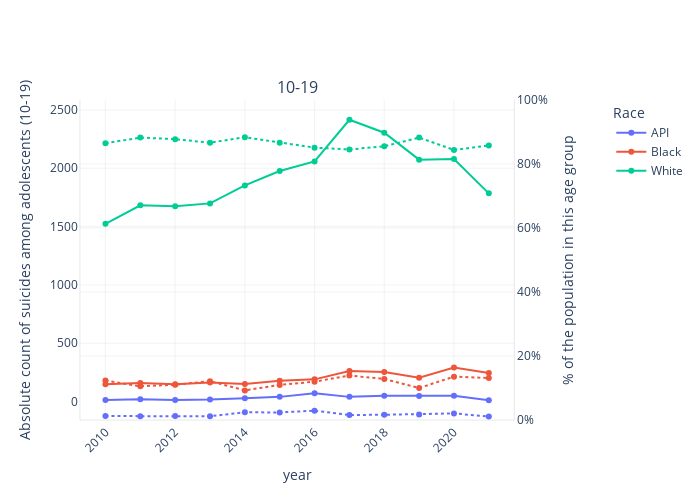
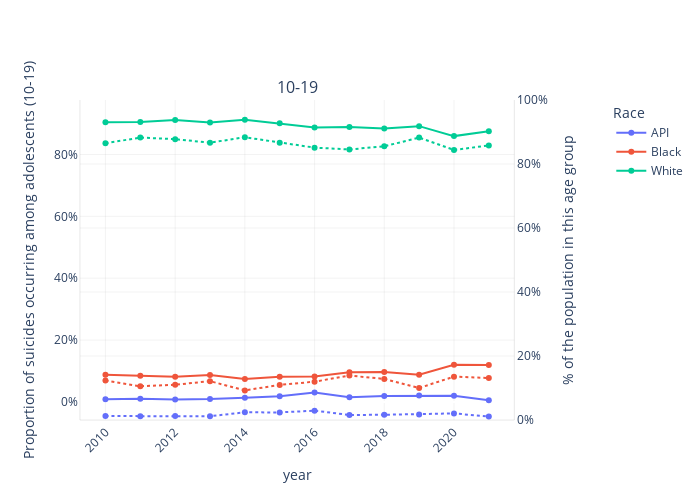

Notebook cell for these charts, in order:
### Markdown cell above
### By race

### Code cell
plot_params = {"x": "year",
               "color": "race",
               "by": "age_strat",
               "scatter": False,
               "rows": 1,
               "data_slice": {"age_strat": "10-19"},
               "second_y": {"secondary_y": True,
                            "y": "pop_share",
                            "line_param": {"dash": "dot"}}}
kwargs = {"secondary_range": [0, 100],
          "secondary_ticksuffix": "%",
          "hide_title": True,
          "second_y_title_text": "% of the population in this age group",
          "legend_text": "Race"}

plot_params["y"] = "deaths"
kwargs["y_title_text"] = "Absolute count of suicides among adolescents (10-19)"
kwargs["plot_filename"] = f"adolescents_{plot_params['color']}_{plot_params['y']}"
plot_params.update(kwargs)

sd.plot(**plot_params
    )

plot_params["y"] = "suicide_proportion"
kwargs["y_title_text"] = "Proportion of suicides occurring among adolescents (10-19)"
kwargs["plot_filename"] = f"adolescents_{plot_params['color']}_{plot_params['y']}"
kwargs["primary_ticksuffix"] = "%"
plot_params.update(kwargs)

sd.plot(**plot_params
    )
kwargs.pop("primary_ticksuffix")
plot_params.pop("primary_ticksuffix")

plot_params["y"] = "suicide_per_100k"
kwargs["y_title_text"] = "Crude suicide rate among adolescents (10-19)"
kwargs["plot_filename"] = f"adolescents_{plot_params['color']}_{plot_params['y']}"
plot_params.update(kwargs)

sd.plot(**plot_params
    )

### Figure 1 — Plotly figure (JSON) as saved in the notebook; plotly's stock layout.template omitted (floating-point values rounded to 4 significant figures)
{"data": [{"line": {"color": "#636EFA"}, "mode": "markers+lines", "name": "API", "showlegend": true, "type": "scatter", "x": [2010, 2011, 2012, 2013, 2014, 2015, 2016, 2017, 2018, 2019, 2020, 2021], "xaxis": "x", "y": [14, 19, 14, 17, 28, 40, 71, 40, 50, 48, 49, 11], "yaxis": "y"}, {"line": {"color": "#EF553B"}, "mode": "markers+lines", "name": "Black", "showlegend": true, "type": "scatter", "x": [2010, 2011, 2012, 2013, 2014, 2015, 2016, 2017, 2018, 2019, 2020, 2021], "xaxis": "x", "y": [148, 158, 149, 164, 150, 178, 190, 261, 253, 204, 291, 244], "yaxis": "y"}, {"line": {"color": "#00CC96"}, "mode": "markers+lines", "name": "White", "showlegend": true, "type": "scatter", "x": [2010, 2011, 2012, 2013, 2014, 2015, 2016, 2017, 2018, 2019, 2020, 2021], "xaxis": "x", "y": [1524, 1682, 1675, 1699, 1853, 1976, 2059, 2416, 2305, 2074, 2079, 1785], "yaxis": "y"}, {"line": {"color": "#636EFA", "dash": "dot"}, "mode": "markers+lines", "name": "API", "showlegend": false, "type": "scatter", "x": [2010, 2011, 2012, 2013, 2014, 2015, 2016, 2017, 2018, 2019, 2020, 2021], "xaxis": "x", "y": [1.215, 1.191, 1.229, 1.201, 2.386, 2.378, 2.912, 1.566, 1.639, 1.75, 2.065, 1.071], "yaxis": "y2"}, {"line": {"color": "#EF553B", "dash": "dot"}, "mode": "markers+lines", "name": "Black", "showlegend": false, "type": "scatter", "x": [2010, 2011, 2012, 2013, 2014, 2015, 2016, 2017, 2018, 2019, 2020, 2021], "xaxis": "x", "y": [12.31, 10.54, 11.01, 12.14, 9.257, 10.96, 11.98, 13.89, 12.83, 10.01, 13.55, 13.13], "yaxis": "y2"}, {"line": {"color": "#00CC96", "dash": "dot"}, "mode": "markers+lines", "name": "White", "showlegend": false, "type": "scatter", "x": [2010, 2011, 2012, 2013, 2014, 2015, 2016, 2017, 2018, 2019, 2020, 2021], "xaxis": "x", "y": [86.47, 88.27, 87.76, 86.66, 88.36, 86.66, 85.11, 84.55, 85.53, 88.24, 84.38, 85.8], "yaxis": "y2"}], "layout": {"annotations": [{"font": {"size": 16}, "showarrow": false, "text": "10-19", "x": 0.47, "xanchor": "center", "xref": "paper", "y": 1, "yanchor": "bottom", "yref": "paper"}], "height": 500, "legend": {"title": {"text": "Race"}, "x": 1.15}, "plot_bgcolor": "rgb(255,255,255)", "width": 700, "xaxis": {"anchor": "y", "domain": [0, 0.94], "gridcolor": "grey", "gridwidth": 0.1, "linecolor": "black", "linewidth": 0.1, "showline": true, "tickangle": -45, "title": {"text": "year"}}, "yaxis": {"anchor": "x", "domain": [0, 1], "gridcolor": "grey", "gridwidth": 0.1, "linecolor": "black", "linewidth": 0.1, "showline": true, "ticksuffix": "", "title": {"text": "Absolute count of suicides among adolescents (10-19)"}}, "yaxis2": {"anchor": "x", "gridcolor": "grey", "gridwidth": 0.1, "linecolor": "black", "linewidth": 0.1, "overlaying": "y", "range": [0, 100], "showline": true, "side": "right", "ticksuffix": "%", "title": {"text": "% of the population in this age group"}}}}

### Figure 2 — Plotly figure (JSON) as saved in the notebook; plotly's stock layout.template omitted (floating-point values rounded to 4 significant figures)
{"data": [{"line": {"color": "#636EFA"}, "mode": "markers+lines", "name": "API", "showlegend": true, "type": "scatter", "x": [2010, 2011, 2012, 2013, 2014, 2015, 2016, 2017, 2018, 2019, 2020, 2021], "xaxis": "x", "y": [0.8304, 1.022, 0.7617, 0.9043, 1.379, 1.823, 3.06, 1.472, 1.917, 2.064, 2.026, 0.5392], "yaxis": "y"}, {"line": {"color": "#EF553B"}, "mode": "markers+lines", "name": "Black", "showlegend": true, "type": "scatter", "x": [2010, 2011, 2012, 2013, 2014, 2015, 2016, 2017, 2018, 2019, 2020, 2021], "xaxis": "x", "y": [8.778, 8.499, 8.107, 8.723, 7.386, 8.113, 8.19, 9.606, 9.701, 8.77, 12.03, 11.96], "yaxis": "y"}, {"line": {"color": "#00CC96"}, "mode": "markers+lines", "name": "White", "showlegend": true, "type": "scatter", "x": [2010, 2011, 2012, 2013, 2014, 2015, 2016, 2017, 2018, 2019, 2020, 2021], "xaxis": "x", "y": [90.39, 90.48, 91.13, 90.37, 91.24, 90.06, 88.75, 88.92, 88.38, 89.17, 85.94, 87.5], "yaxis": "y"}, {"line": {"color": "#636EFA", "dash": "dot"}, "mode": "markers+lines", "name": "API", "showlegend": false, "type": "scatter", "x": [2010, 2011, 2012, 2013, 2014, 2015, 2016, 2017, 2018, 2019, 2020, 2021], "xaxis": "x", "y": [1.215, 1.191, 1.229, 1.201, 2.386, 2.378, 2.912, 1.566, 1.639, 1.75, 2.065, 1.071], "yaxis": "y2"}, {"line": {"color": "#EF553B", "dash": "dot"}, "mode": "markers+lines", "name": "Black", "showlegend": false, "type": "scatter", "x": [2010, 2011, 2012, 2013, 2014, 2015, 2016, 2017, 2018, 2019, 2020, 2021], "xaxis": "x", "y": [12.31, 10.54, 11.01, 12.14, 9.257, 10.96, 11.98, 13.89, 12.83, 10.01, 13.55, 13.13], "yaxis": "y2"}, {"line": {"color": "#00CC96", "dash": "dot"}, "mode": "markers+lines", "name": "White", "showlegend": false, "type": "scatter", "x": [2010, 2011, 2012, 2013, 2014, 2015, 2016, 2017, 2018, 2019, 2020, 2021], "xaxis": "x", "y": [86.47, 88.27, 87.76, 86.66, 88.36, 86.66, 85.11, 84.55, 85.53, 88.24, 84.38, 85.8], "yaxis": "y2"}], "layout": {"annotations": [{"font": {"size": 16}, "showarrow": false, "text": "10-19", "x": 0.47, "xanchor": "center", "xref": "paper", "y": 1, "yanchor": "bottom", "yref": "paper"}], "height": 500, "legend": {"title": {"text": "Race"}, "x": 1.15}, "plot_bgcolor": "rgb(255,255,255)", "width": 700, "xaxis": {"anchor": "y", "domain": [0, 0.94], "gridcolor": "grey", "gridwidth": 0.1, "linecolor": "black", "linewidth": 0.1, "showline": true, "tickangle": -45, "title": {"text": "year"}}, "yaxis": {"anchor": "x", "domain": [0, 1], "gridcolor": "grey", "gridwidth": 0.1, "linecolor": "black", "linewidth": 0.1, "showline": true, "ticksuffix": "%", "title": {"text": "Proportion of suicides occurring among adolescents (10-19)"}}, "yaxis2": {"anchor": "x", "gridcolor": "grey", "gridwidth": 0.1, "linecolor": "black", "linewidth": 0.1, "overlaying": "y", "range": [0, 100], "showline": true, "side": "right", "ticksuffix": "%", "title": {"text": "% of the population in this age group"}}}}
